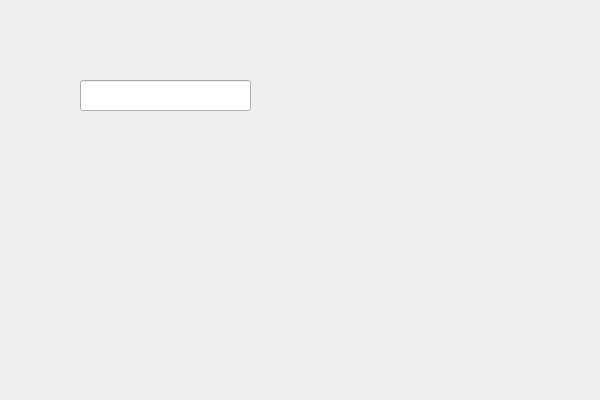
<?xml version="1.0" encoding="UTF-8"?>
<ui version="4.0">
 <class>QLineEdittestClass</class>
 <widget class="QWidget" name="QLineEdittestClass">
  <property name="geometry">
   <rect>
    <x>0</x>
    <y>0</y>
    <width>600</width>
    <height>400</height>
   </rect>
  </property>
  <property name="windowTitle">
   <string>QLineEdittest</string>
  </property>
  <widget class="QLineEdit" name="lineEdit">
   <property name="geometry">
    <rect>
     <x>80</x>
     <y>80</y>
     <width>171</width>
     <height>31</height>
    </rect>
   </property>
   <property name="placeholderText">
    <string/>
   </property>
  </widget>
 </widget>
 <layoutdefault spacing="6" margin="11"/>
 <resources>
  <include location="qlineedittest.qrc"/>
 </resources>
 <connections/>
</ui>
